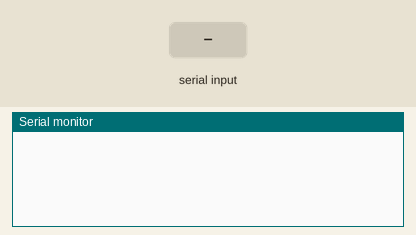
Simulated run of this sketch. Board: Arduino Uno, built with avr-gcc and run on an emulated ATmega328P. Parts: the last lines printed to the serial monitor. The test bench sets the inputs (shaded band).

Above: at 1.2 s.
1.3 s: "0013947845" received over Serial
At 2.6 s:
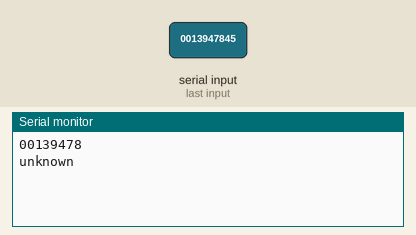
2.9 s: "0013950454" received over Serial
At 4.0 s:
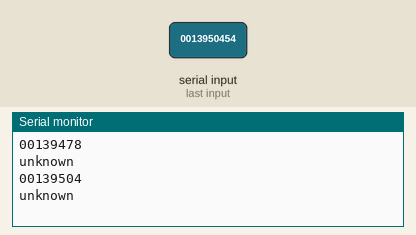

The sketch:

rfid_basic.ino
```cpp
String voice;
void setup() {
Serial.begin(9600);

  // put your setup code here, to run once:

}

void loop() {
  while(Serial.available()>0)
  {
  delay(10);
  char a=Serial.read();
  voice+=a;

  }
    if(voice.length()>0)

    {
      delay(10);
      voice.remove(voice.length()-2);
      Serial.println(voice);


      if(voice=="0013947845")
       {
        Serial.println("person1");
        delay(1000);
       }
       else if(voice=="0013950454")
       {
        Serial.println("person2");
        delay(1000);
       }
       else
       {
        Serial.println("unknown");
        delay(1000);
       }


    }
    voice="";
  // put your main code here, to run repeatedly:

}
```

Measured:
- after the input at 1.3 s, the serial monitor: prints a new line after 0.11 s (image 1)
- after the input at 2.9 s, the serial monitor: prints a new line after 0.11 s (image 2)
